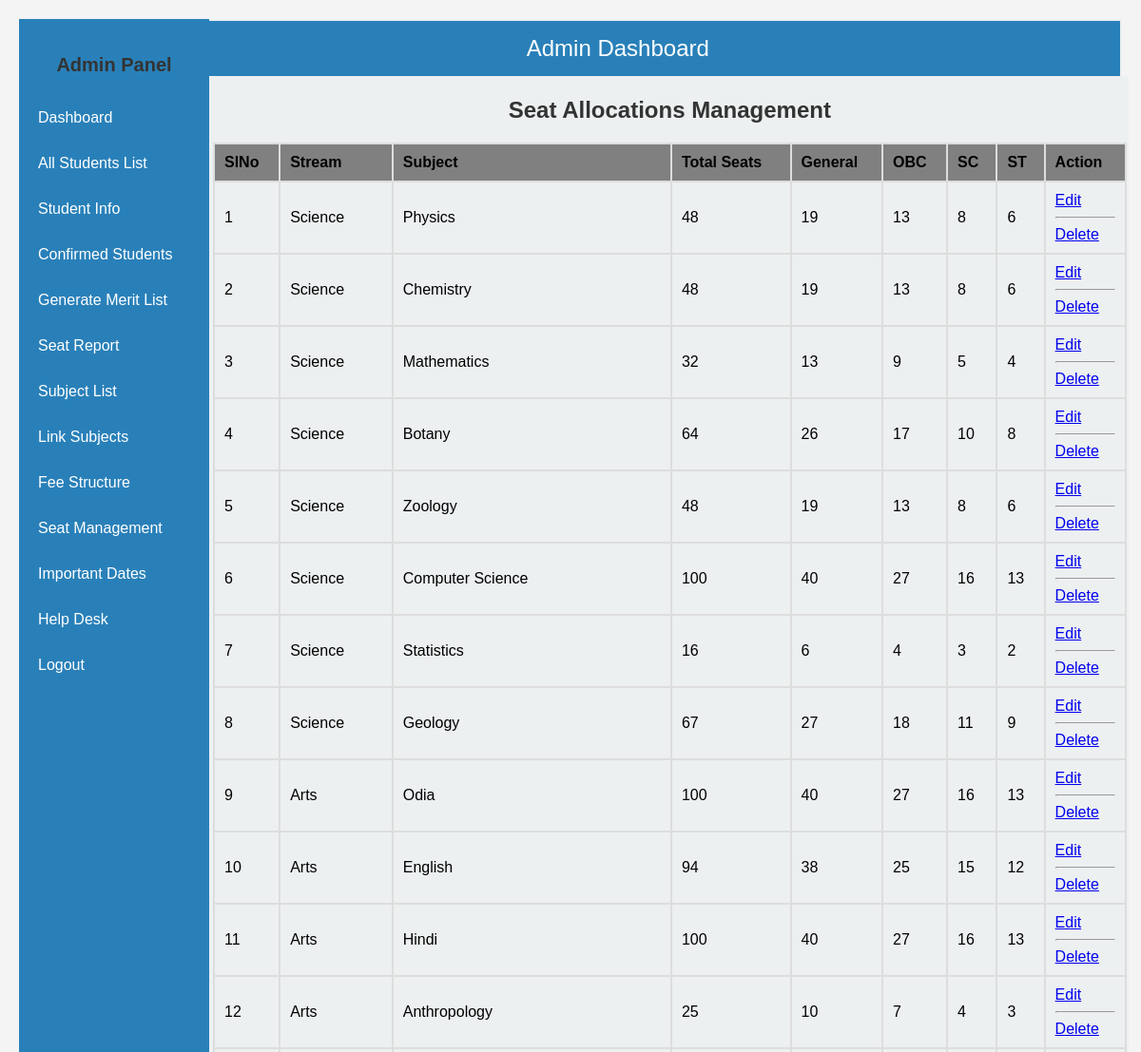
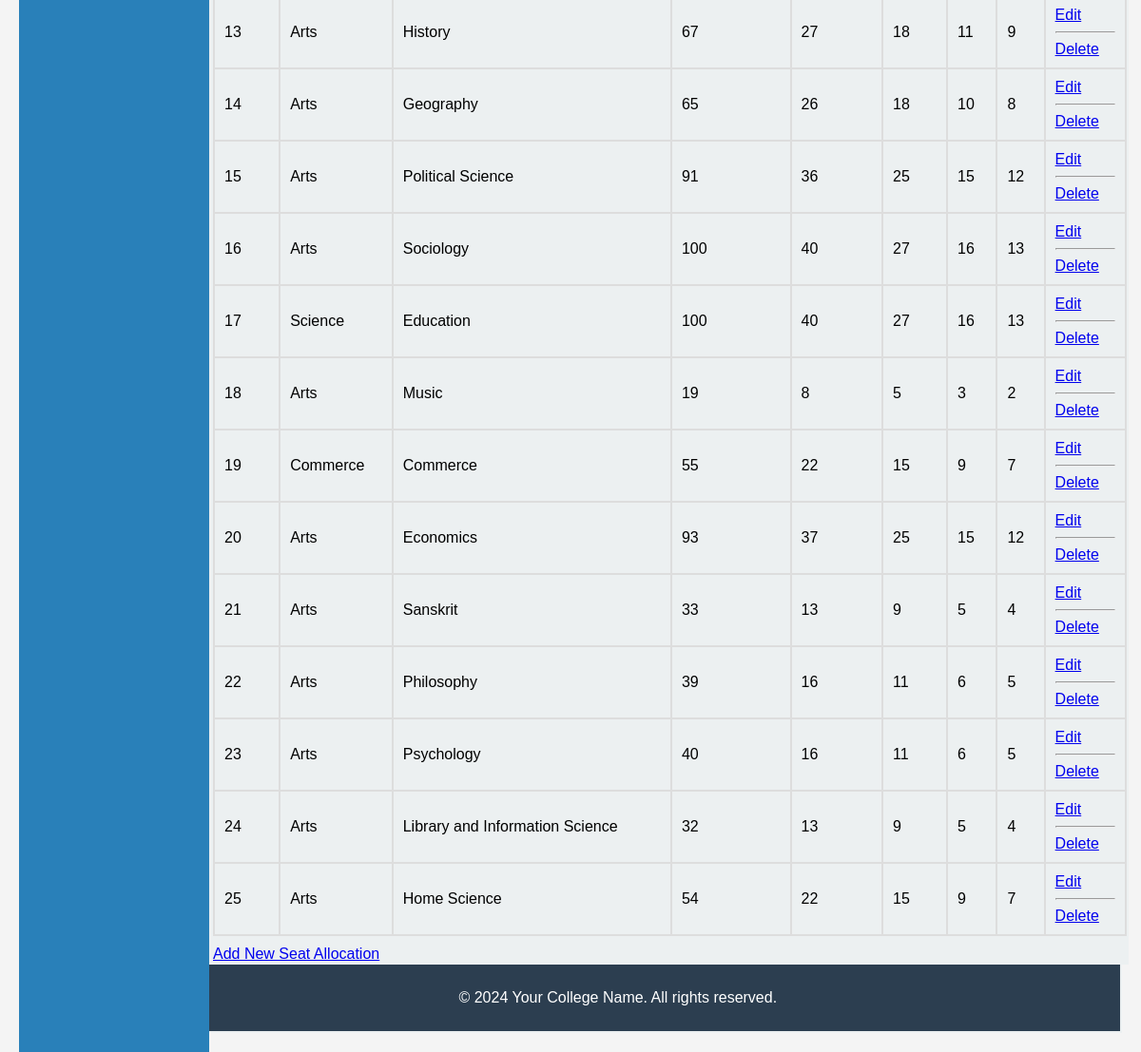
The app's page /admin/seat_list.php (signed in) with its own data (2 pictures, top to bottom).
### tables this page shows
CREATE TABLE `seats` (
  `id` int(11) NOT NULL,
  `stream_id` int(11) NOT NULL,
  `subject_id` int(11) NOT NULL,
  `total_seats` int(11) NOT NULL,
  `general_seats` int(11) NOT NULL,
  `obc_seats` int(11) NOT NULL,
  `sc_seats` int(11) NOT NULL,
  `st_seats` int(11) NOT NULL,
  `created_at` timestamp NOT NULL DEFAULT current_timestamp(),
  `updated_at` timestamp NOT NULL DEFAULT current_timestamp() ON UPDATE current_timestamp()
);

CREATE TABLE `streams` (
  `id` int(11) NOT NULL,
  `stream_name` varchar(255) NOT NULL,
  `created_at` timestamp NOT NULL DEFAULT current_timestamp(),
  `updated_at` timestamp NOT NULL DEFAULT current_timestamp() ON UPDATE current_timestamp()
);

CREATE TABLE `subjects` (
  `id` int(11) NOT NULL,
  `subject_name` varchar(255) NOT NULL,
  `stream_id` int(11) NOT NULL,
  `created_at` timestamp NOT NULL DEFAULT current_timestamp(),
  `updated_at` timestamp NOT NULL DEFAULT current_timestamp() ON UPDATE current_timestamp()
);

### admin/seat_list.php (the view, shortened to what this page needs)
<?php
include('header.php');
include('../db/db_connect.php');
$query = "SELECT seats.id, s.subject_name, st.stream_name, seats.total_seats, seats.general_seats, seats.obc_seats, seats.sc_seats, seats.st_seats
          FROM seats
          JOIN subjects s ON seats.subject_id = s.id
          JOIN streams st ON seats.stream_id = st.id";
$result = $conn->query($query);
?>
<div class="main-content">
    <h2>Seat Allocations Management</h2>
    <table>
        <thead>
            <tr>
                <th>SlNo</th>
                <th>Stream</th>
                <th>Subject</th>
                <th>Total Seats</th>
                <th>General</th>
                <th>OBC</th>
                <th>SC</th>
                <th>ST</th>
                <th>Action</th>
            </tr>
        </thead>
        <tbody>
            <?php if ($result->num_rows > 0): ?>
                <?php $sl_no = 1;  ?>
                <?php while ($row = $result->fetch_assoc()): ?>
                    <tr>
                        <td><?php echo $sl_no++;  ?></td>
                        <td><?php echo $row['stream_name']; ?></td>
                        <td><?php echo $row['subject_name']; ?></td>
                        <td><?php echo $row['total_seats']; ?></td>
                        <td><?php echo $row['general_seats']; ?></td>
                        <td><?php echo $row['obc_seats']; ?></td>
                        <td><?php echo $row['sc_seats']; ?></td>
                        <td><?php echo $row['st_seats']; ?></td>
                        <td>
                            <a href="seat_edit.php?id=<?php echo $row['id']; ?>">Edit</a> <hr>
                            <a href="seat_delete.php?id=<?php echo $row['id']; ?>" onclick="return confirm('Are you sure you want to delete this allocation?');">Delete</a>
                        </td>
                    </tr>
                <?php endwhile; ?>
            <?php else: ?>
                <tr>
                    <td colspan="9">No seat allocations found.</td>
                </tr>
            <?php endif; ?>
        </tbody>
    </table>
    <a href="seat_add.php">Add New Seat Allocation</a>
</div>
<?php
include('footer.php');
?>

### css/style.css (style rules this page uses)
body { margin: 0; font-family: Arial, sans-serif; }
.main-content { margin-left: 100px; padding: 2px; width:91% ; background-color: #ecf0f1; }
h2 { font-size: 24px; margin-bottom: 20px; }
body { font-family: Arial, sans-serif; background-color: #f4f4f4; margin: 0; padding: 20px; }
h2 { text-align: center; color: #333; }
table { width: 100%; border-collapse:collapse ; margin-bottom: 10px; }
th, td { padding: 10px; border: 2px solid #ddd; text-align: left; }
th { background-color: gray; }

### records on screen
seats: stream.stream_name "Science", subject.subject_name "Physics", total_seats "48", general_seats "19", obc_seats "13", sc_seats "8", st_seats "6"
seats: stream.stream_name "Science", subject.subject_name "Chemistry", total_seats "48", general_seats "19", obc_seats "13", sc_seats "8", st_seats "6"
seats: stream.stream_name "Science", subject.subject_name "Mathematics", total_seats "32", general_seats "13", obc_seats "9", sc_seats "5", st_seats "4"
seats: stream.stream_name "Science", subject.subject_name "Botany", total_seats "64", general_seats "26", obc_seats "17", sc_seats "10", st_seats "8"
seats: stream.stream_name "Science", subject.subject_name "Zoology", total_seats "48", general_seats "19", obc_seats "13", sc_seats "8", st_seats "6"
seats: stream.stream_name "Science", subject.subject_name "Computer Science", total_seats "100", general_seats "40", obc_seats "27", sc_seats "16", st_seats "13"
seats: stream.stream_name "Science", subject.subject_name "Statistics", total_seats "16", general_seats "6", obc_seats "4", sc_seats "3", st_seats "2"
seats: stream.stream_name "Science", subject.subject_name "Geology", total_seats "67", general_seats "27", obc_seats "18", sc_seats "11", st_seats "9"
seats: stream.stream_name "Arts", subject.subject_name "Odia", total_seats "100", general_seats "40", obc_seats "27", sc_seats "16", st_seats "13"
seats: stream.stream_name "Arts", subject.subject_name "English", total_seats "94", general_seats "38", obc_seats "25", sc_seats "15", st_seats "12"
seats: stream.stream_name "Arts", subject.subject_name "Hindi", total_seats "100", general_seats "40", obc_seats "27", sc_seats "16", st_seats "13"
seats: stream.stream_name "Arts", subject.subject_name "Anthropology", total_seats "25", general_seats "10", obc_seats "7", sc_seats "4", st_seats "3"
seats: stream.stream_name "Arts", subject.subject_name "History", total_seats "67", general_seats "27", obc_seats "18", sc_seats "11", st_seats "9"
seats: stream.stream_name "Arts", subject.subject_name "Geography", total_seats "65", general_seats "26", obc_seats "18", sc_seats "10", st_seats "8"
seats: stream.stream_name "Arts", subject.subject_name "Political Science", total_seats "91", general_seats "36", obc_seats "25", sc_seats "15", st_seats "12"
seats: stream.stream_name "Arts", subject.subject_name "Sociology", total_seats "100", general_seats "40", obc_seats "27", sc_seats "16", st_seats "13"
seats: stream.stream_name "Science", subject.subject_name "Education", total_seats "100", general_seats "40", obc_seats "27", sc_seats "16", st_seats "13"
seats: stream.stream_name "Arts", subject.subject_name "Music", total_seats "19", general_seats "8", obc_seats "5", sc_seats "3", st_seats "2"
seats: stream.stream_name "Commerce", subject.subject_name "Commerce", total_seats "55", general_seats "22", obc_seats "15", sc_seats "9", st_seats "7"
seats: stream.stream_name "Arts", subject.subject_name "Economics", total_seats "93", general_seats "37", obc_seats "25", sc_seats "15", st_seats "12"
seats: stream.stream_name "Arts", subject.subject_name "Sanskrit", total_seats "33", general_seats "13", obc_seats "9", sc_seats "5", st_seats "4"
seats: stream.stream_name "Arts", subject.subject_name "Philosophy", total_seats "39", general_seats "16", obc_seats "11", sc_seats "6", st_seats "5"
seats: stream.stream_name "Arts", subject.subject_name "Psychology", total_seats "40", general_seats "16", obc_seats "11", sc_seats "6", st_seats "5"
seats: stream.stream_name "Arts", subject.subject_name "Library and Information Science", total_seats "32", general_seats "13", obc_seats "9", sc_seats "5", st_seats "4"
seats: stream.stream_name "Arts", subject.subject_name "Home Science", total_seats "54", general_seats "22", obc_seats "15", sc_seats "9", st_seats "7"
